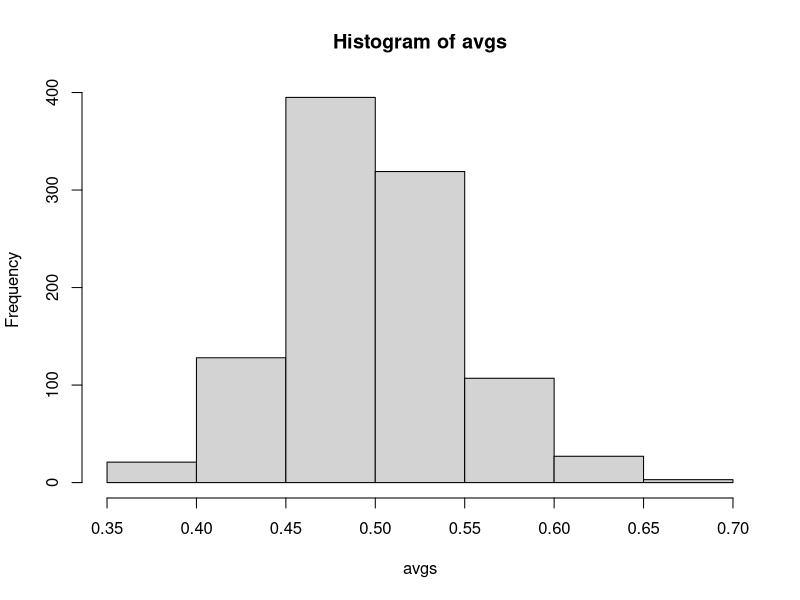

The R script that drew this image:

sim = replicate(1000, rbinom(108, 1, .5))
avgs = apply(sim, 2, mean)
hist(avgs)
sum(dbinom(0:56, 108, 0.5))

sim = replicate(1000, rbinom(108, 1, .5))
